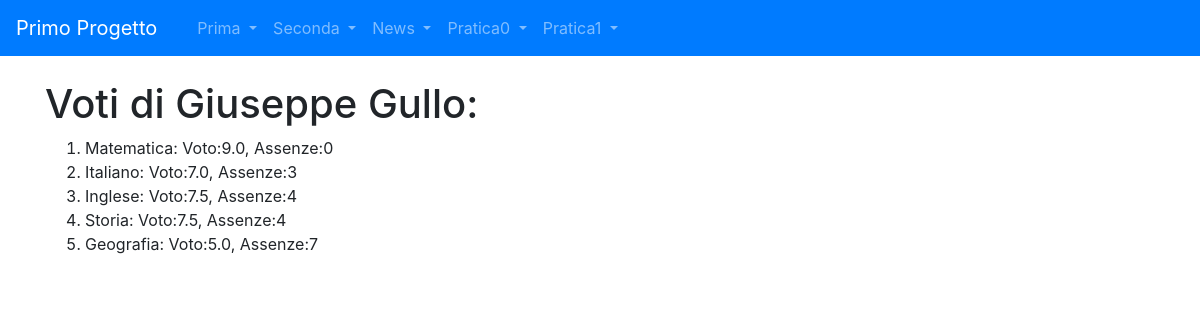
/prova_pratica_1/view_c3b/1, run on the app's committed database.
### prova_pratica_1/models.py (models this page shows)
class Studente(models.Model):
  nome=models.TextField(max_length=50)
  cognome=models.TextField(max_length=50)
  def __str__(self):
    return self.nome + " "+self.cognome

class Materia(models.Model):
  nome=models.TextField(max_length=50)
  def __str__(self):
    return self.nome

### prova_pratica_1/views.py (the view)
# urls.py: path('view_c3b/<int:studente>',view_c3b,name='view_c3b'),
def view_c3b(request, studente):
  alunno=Studente.objects.get(id=studente)
  materie=Materia.objects.all()
  votiTutti={}
  ris=[]
  for materia in materie:
    voti=Voto.objects.filter(studente=studente,materia=materia)
    somma=0.0
    if len(voti)!=0:
      for voto in voti:
        somma+=voto.valore
      somma/=len(voti)
    assenze=Assenza.objects.filter(studente=studente,materia=materia)
    somma2=0.0
    if len(assenze)!=0:
      for assenza in assenze:
        somma2+=assenza.valore
    ris.append((materia,somma,somma2))
  context={}
  context['voti']=ris
  context['studente']=alunno
  print(votiTutti)
  return render(request,"view_c3b.html",context)

### prova_pratica_1/templates/view_c3b.html (shortened to what this page needs)
{% extends 'base.html' %}
{% block content %}
<h1>Voti di {{studente}}:</h1>
<ol>
  {%for valutazione in voti%}
    <li>{{valutazione.0}}: Voto:{{valutazione.1|stringformat:".1f"}}, Assenze:{{valutazione.2|stringformat:".0f"}}</li>
  {%endfor%}
</ol>
</div>
{% endblock content %}

### data on the page
Studente: nome+cognome "Giuseppe Gullo"
Materia: nome "Matematica", valutazione "9.0", valutazione "0"
Materia: nome "Italiano", valutazione "7.0", valutazione "3"
Materia: nome "Inglese", valutazione "7.5", valutazione "4"
Materia: nome "Storia", valutazione "7.5", id "4"
Materia: nome "Geografia", valutazione "5.0", valutazione "7"
